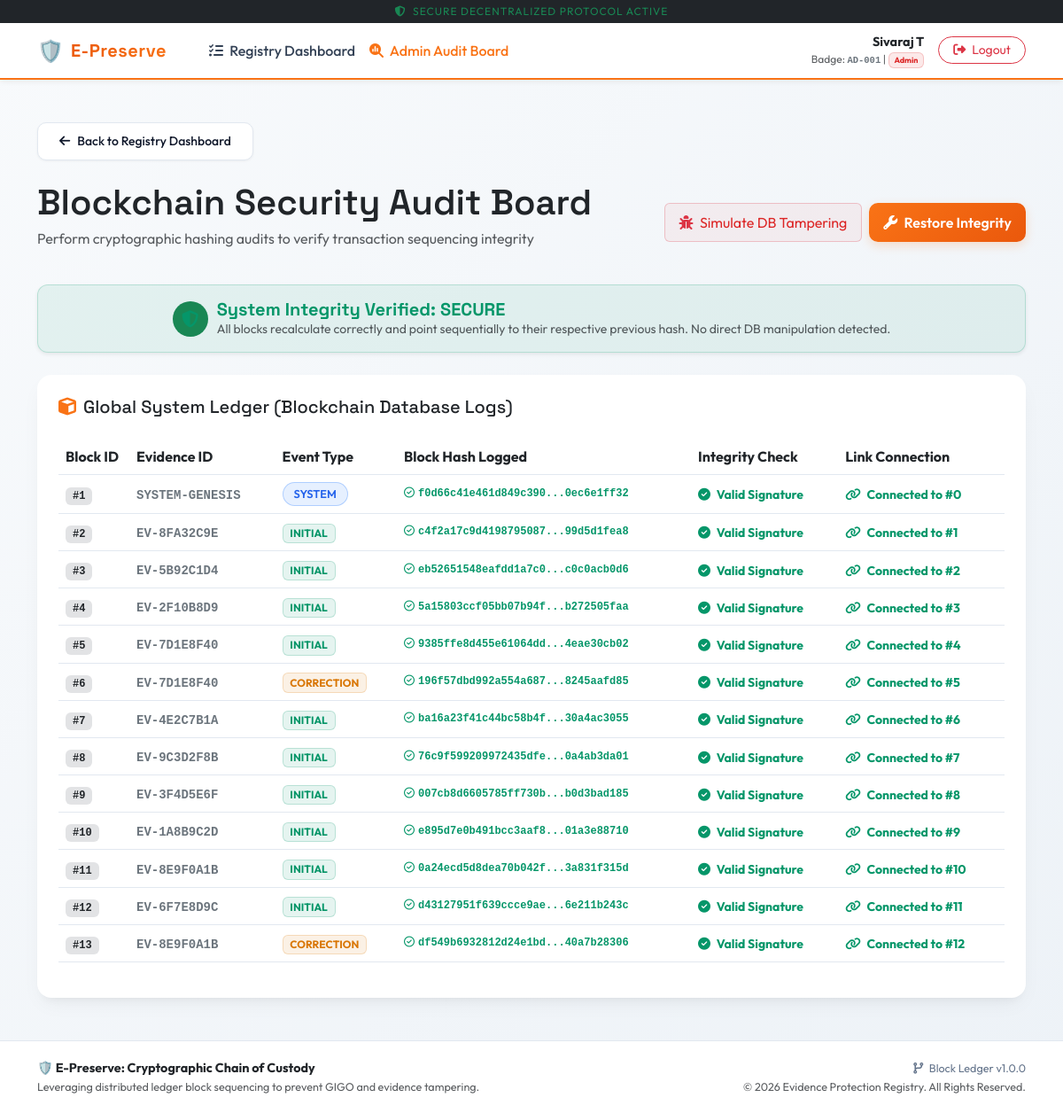
The page /admin/audit (signed in) on the database its author committed.
### app.py (models this page shows, shortened)
class User(UserMixin, db.Model):
    id = db.Column(db.Integer, primary_key=True)
    username = db.Column(db.String(50), unique=True, nullable=False)
    password_hash = db.Column(db.String(255), nullable=False)
    role = db.Column(db.String(30), nullable=False)
    fullname = db.Column(db.String(100), nullable=False)
    badge_number = db.Column(db.String(30), nullable=False)

class EvidenceBlock(db.Model):
    id = db.Column(db.Integer, primary_key=True)
    evidence_id = db.Column(db.String(50), nullable=False)
    block_type = db.Column(db.String(30), nullable=False)   # INITIAL, CORRECTION
    item_description = db.Column(db.Text, nullable=False)
    count = db.Column(db.Integer, nullable=False)
    size = db.Column(db.String(50), nullable=False)
    district = db.Column(db.String(100), nullable=True)     # Tamil Nadu district
    timestamp = db.Column(db.DateTime, default=datetime.datetime.utcnow, nullable=False)
    officer_details = db.Column(db.String(150), nullable=False)
    court_order_number = db.Column(db.String(100), nullable=True)
    correction_notes = db.Column(db.Text, nullable=True)
    evidence_file = db.Column(db.String(255), nullable=True)
    evidence_file_type = db.Column(db.String(50), nullable=True)
    previous_hash = db.Column(db.String(64), nullable=False)
    hash = db.Column(db.String(64), nullable=False)
    def calculate_block_hash(self):
        ts_str = self.timestamp.strftime('%Y-%m-%d %H:%M:%S')
        data_string = (
            f"{self.evidence_id}|"
            f"{self.block_type}|"
            f"{self.item_description}|"
            f"{self.count}|"
            f"{self.size}|"
            f"{self.district or ''}|"
            f"{ts_str}|"
            f"{self.officer_details}|"
            f"{self.court_order_number or ''}|"
            f"{self.correction_notes or ''}|"
            f"{self.evidence_file or ''}|"
            f"{self.evidence_file_type or ''}|"
            f"{self.previous_hash}"
        )
        return hashlib.sha256(data_string.encode('utf-8')).hexdigest()

### app.py (the view)
@app.route('/admin/audit')
@login_required
def admin_audit():
    if current_user.role != 'Admin':
        flash('Unauthorized access to administrative audit board.', 'danger')
        return redirect(url_for('dashboard'))
    integrity_status = verify_blockchain_integrity()
    return render_template('audit.html', status=integrity_status)

### app.py (called while the page is built)
@login_manager.user_loader
def load_user(user_id):
    return User.query.get(int(user_id))

### templates/audit.html (shortened to what this page needs)
{% extends "base.html" %}
{% block content %}
<div class="row">
    <div class="col-12">
        <a href="{{ url_for('dashboard') }}" class="btn btn-sm btn-secondary-custom mb-4">
            <i class="fa-solid fa-arrow-left me-2"></i>Back to Registry Dashboard
        </a>
        <div class="d-flex flex-wrap align-items-center justify-content-between g-2 mb-4">
            <div>
                <h1 class="text-dark fw-extrabold mb-1">Blockchain Security Audit Board</h1>
                <p class="text-muted">Perform cryptographic hashing audits to verify transaction sequencing integrity</p>
            </div>
            <div class="d-inline-flex gap-2">
                <button id="tamper-btn" class="btn btn-outline-danger px-3 border-danger border-opacity-25" style="background: rgba(220,38,38,0.05); color: var(--danger-color) !important;">
                    <i class="fa-solid fa-bug me-1 text-danger"></i> Simulate DB Tampering
                </button>
                <button id="restore-btn" class="btn btn-primary-custom px-3">
                    <i class="fa-solid fa-wrench me-1"></i> Restore Integrity
                </button>
            </div>
        </div>
        {% if status.is_secure %}
            <div class="secure-banner shadow-sm">
                <div class="d-inline-flex align-items-center justify-content-center bg-success bg-opacity-20 text-success border border-success border-opacity-25 rounded-circle" style="width: 40px; height: 40px; font-size: 1.2rem; color: var(--success-color) !important;">
                    <i class="fa-solid fa-shield-halved"></i>
                </div>
                <div class="text-start">
                    <h5 class="text-success fw-bold mb-0" style="color: var(--success-color) !important;">System Integrity Verified: SECURE</h5>
                    <p class="text-muted mb-0 small">All blocks recalculate correctly and point sequentially to their respective previous hash. No direct DB manipulation detected.</p>
                </div>
            </div>
        {% endif %}
        <div class="card glass-panel border-0 p-4 bg-white">
            <h3 class="h5 text-dark mb-4"><i class="fa-solid fa-cube text-primary me-2" style="color: var(--primary-color) !important;"></i>Global System Ledger (Blockchain Database Logs)</h3>
            <div class="table-responsive">
                <table class="table table-hover align-middle border-0" style="--bs-table-bg: transparent; --bs-table-hover-bg: rgba(249, 115, 22, 0.02);">
                    <thead>
                        <tr class="text-muted border-bottom" style="border-color: var(--card-border) !important;">
                            <th style="width: 80px;">Block ID</th>
                            <th>Evidence ID</th>
                            <th>Event Type</th>
                            <th>Block Hash Logged</th>
                            <th>Integrity Check</th>
                            <th>Link Connection</th>
                        </tr>
                    </thead>
                    <tbody>
                        {% for block in status.log %}
                            <tr class="border-bottom {% if not block.block_valid %}table-danger table-opacity-10{% endif %}" style="border-color: var(--card-border) !important;">
                                <td>
                                    <span class="badge bg-secondary-subtle text-dark font-monospace fw-bold px-2 py-1">#{{ block.id }}</span>
                                </td>
                                <td>
                                    <code class="text-secondary font-monospace fw-bold">{{ block.evidence_id }}</code>
                                </td>
                                <td>
                                    {% if block.block_type == 'INITIAL' %}
                                        <span class="badge badge-initial">INITIAL</span>
                                    {% elif block.block_type == 'CORRECTION' %}
                                        <span class="badge badge-correction">CORRECTION</span>
                                    {% elif block.block_type == 'SYSTEM' %}
                                        <span class="badge bg-primary bg-opacity-10 text-primary border border-primary border-opacity-25 badge-custom" style="color: var(--info-color) !important;">SYSTEM</span>
                                    {% else %}
                                        <span class="badge badge-custody">{{ block.block_type }}</span>
                                    {% endif %}
                                </td>
                                <td>
                                    <div class="font-monospace text-muted small" style="font-size: 0.75rem;">
                                        {% if block.hash_valid %}
                                            <span class="text-success fw-bold" style="color: var(--success-color) !important;"><i class="fa-regular fa-circle-check me-1"></i>{{ block.db_hash[:20] }}...{{ block.db_hash[-10:] }}</span>
                                        {% endif %}
                                    </div>
                                </td>
                                <td>
                                    {% if block.hash_valid %}
                                        <span class="text-success small fw-bold" style="color: var(--success-color) !important;"><i class="fa-solid fa-check-circle me-1"></i> Valid Signature</span>
                                    {% else %}
                                        <span class="text-danger small fw-bold" style="color: var(--danger-color) !important;"><i class="fa-solid fa-times-circle me-1"></i> Tampered Data!</span>
                                    {% endif %}
                                </td>
                                <td>
                                    {% if block.link_valid %}
                                        <span class="text-success small fw-bold" style="color: var(--success-color) !important;"><i class="fa-solid fa-link me-1"></i> Connected to #{{ block.id - 1 }}</span>
                                    {% endif %}
                                </td>
                            </tr>
                        {% endfor %}
                    </tbody>
                </table>
            </div>
        </div>
    </div>
</div>
{% endblock %}

### templates/base.html (shortened to what this page needs)
<!DOCTYPE html>
<html lang="en">
<head>
    <link href="https://cdn.jsdelivr.net/npm/bootstrap@5.3.0/dist/css/bootstrap.min.css" rel="stylesheet">
    <link href="https://cdnjs.cloudflare.com/ajax/libs/font-awesome/6.4.0/css/all.min.css" rel="stylesheet">
    <link href="{{ url_for('static', filename='css/style.css') }}" rel="stylesheet">
</head>
<body>
    <div class="bg-dark text-center py-1 text-muted small" style="font-size: 0.75rem; letter-spacing: 1px;">
        <span class="text-success"><i class="fa-solid fa-shield-halved me-1"></i> SECURE DECENTRALIZED PROTOCOL ACTIVE</span>
    </div>
    <nav class="navbar navbar-expand-lg custom-nav sticky-top navbar-light">
        <div class="container">
            <a class="navbar-brand d-flex align-items-center" href="{{ url_for('index') }}">
                <span class="fs-4 me-2">🛡️</span>
                <span style="font-family: 'Space Grotesk', sans-serif; font-weight: 700; letter-spacing: 0.5px; background: linear-gradient(135deg, #ea580c 0%, #f97316 100%); -webkit-background-clip: text; -webkit-text-fill-color: transparent;">
                    E-Preserve
                </span>
            </a>
            <div class="collapse navbar-collapse" id="navbarNav">
                <ul class="navbar-nav me-auto mb-2 mb-lg-0 ms-lg-4">
                    {% if current_user.is_authenticated %}
                        <li class="nav-item">
                            <a class="nav-link {% if request.path == url_for('dashboard') %}active{% endif %}" href="{{ url_for('dashboard') }}">
                                <i class="fa-solid fa-list-check me-1"></i> Registry Dashboard
                            </a>
                        </li>
                        {% if current_user.role == 'Admin' %}
                            <li class="nav-item">
                                <a class="nav-link {% if request.path == url_for('admin_audit') %}active{% endif %}" href="{{ url_for('admin_audit') }}">
                                    <i class="fa-solid fa-magnifying-glass-chart me-1"></i> Admin Audit Board
                                </a>
                            </li>
                        {% endif %}
                    {% endif %}
                </ul>
                <div class="d-flex align-items-center">
                    {% if current_user.is_authenticated %}
                        <div class="me-3 d-none d-md-flex flex-column align-items-end">
                            <span class="text-dark fw-bold" style="font-size: 0.9rem;">
                                {{ current_user.fullname }}
                            </span>
                            <span class="text-muted" style="font-size: 0.75rem;">
                                Badge: <code class="text-secondary fw-bold">{{ current_user.badge_number }}</code> |
                                <span class="badge {% if current_user.role == 'Admin' %}badge-admin{% elif current_user.role == 'Forensic Staff' %}badge-correction{% elif current_user.role == 'Evidence Room Officer' %}badge-custody{% else %}badge-initial{% endif %}">
                                    {{ current_user.role }}
                                </span>
                            </span>
                        </div>
                        <a href="{{ url_for('logout') }}" class="btn btn-outline-danger btn-sm rounded-pill px-3">
                            <i class="fa-solid fa-right-from-bracket me-1"></i> Logout
                        </a>
                    {% else %}
                        <span class="text-muted small"><i class="fa-solid fa-lock me-1"></i> Public Access Session</span>
                    {% endif %}
                </div>
            </div>
        </div>
    </nav>
    <div class="container my-5">
        {% block content %}{% endblock %}
    </div>
    <footer class="text-center text-md-start">
        <div class="container">
            <div class="row align-items-center">
                <div class="col-md-6 text-center text-md-start">
                    <span class="fw-bold text-dark">🛡️ E-Preserve: Cryptographic Chain of Custody</span>
                    <p class="mb-0 small text-muted">Leveraging distributed ledger block sequencing to prevent GIGO and evidence tampering.</p>
                </div>
                <div class="col-md-6 text-center text-md-end mt-3 mt-md-0">
                    <span class="small"><i class="fa-solid fa-code-branch me-1"></i> Block Ledger v1.0.0</span>
                    <p class="mb-0 small text-muted">&copy; 2026 Evidence Protection Registry. All Rights Reserved.</p>
                </div>
            </div>
        </div>
    </footer>
</body>
</html>

### static/css/style.css (style rules this page uses)
:root { --bg-gradient: linear-gradient(135deg, #f8fafc 0%, #edf2f7 100%); --card-bg: #ffffff; --card-border: #e2e8f0; --glass-glow: rgba(249, 115, 22, 0.1); --primary-color: #f97316; --primary-hover: #ea580c; --secondary-color: #c2410c; --success-color: #059669; --warning-color: #d97706; --danger-color: #dc2626; --info-color: #2563eb; --text-primary: #0f172a; --text-secondary: #334155; --text-muted: #64748b; }
body { background: var(--bg-gradient); color: var(--text-secondary); font-family: 'Outfit', sans-serif; min-height: 100vh; display: flex; flex-direction: column; overflow-x: hidden; }
h1, h2, h3, h4, h5, h6 { font-family: 'Space Grotesk', sans-serif; font-weight: 600; color: var(--text-primary); }
.glass-panel { background: var(--card-bg); border: 1px solid var(--card-border); border-radius: 16px; box-shadow: 0 10px 25px -5px rgba(0, 0, 0, 0.05), 0 8px 10px -6px rgba(0, 0, 0, 0.05); transition: all 0.3s cubic-bezier(0.4, 0, 0.2, 1); }
.custom-nav { background: #ffffff !important; border-bottom: 2px solid var(--primary-color); box-shadow: 0 4px 6px -1px rgba(0, 0, 0, 0.05); }
.custom-nav .nav-link { color: var(--text-secondary) !important; font-weight: 500; transition: color 0.2s ease; }
.custom-nav .nav-link:hover, .custom-nav .nav-link.active { color: var(--primary-color) !important; }
.btn-primary-custom { background: linear-gradient(135deg, var(--primary-color) 0%, var(--primary-hover) 100%); border: none; color: white !important; font-weight: 600; padding: 10px 24px; border-radius: 10px; box-shadow: 0 4px 12px rgba(249, 115, 22, 0.2); transition: all 0.2s ease; }
.btn-secondary-custom { background: #ffffff; border: 1px solid var(--card-border); color: var(--text-primary); font-weight: 500; padding: 10px 24px; border-radius: 10px; transition: all 0.2s ease; box-shadow: 0 1px 3px rgba(0, 0, 0, 0.05); }
.badge-custom { font-weight: 600; font-size: 0.8rem; padding: 6px 12px; border-radius: 20px; border: 1px solid transparent; }
.badge-initial { background: rgba(5, 150, 105, 0.1); color: var(--success-color); border: 1px solid rgba(5, 150, 105, 0.2); }
.badge-correction { background: rgba(217, 119, 6, 0.1); color: var(--warning-color); border: 1px solid rgba(217, 119, 6, 0.2); }
.badge-admin { background: rgba(220, 38, 38, 0.1); color: var(--danger-color); border: 1px solid rgba(220, 38, 38, 0.2); }
.secure-banner { display: flex; align-items: center; justify-content: center; gap: 10px; background: rgba(5, 150, 105, 0.08); border: 1px solid rgba(5, 150, 105, 0.2); border-radius: 12px; padding: 15px; margin-bottom: 25px; }
footer { margin-top: auto; border-top: 1px solid var(--card-border); background: #ffffff; padding: 20px 0; color: var(--text-muted); font-size: 0.9rem; }

### rows shown on the page
User: fullname "Sivaraj T", badge_number "AD-001", role "Admin"
EvidenceBlock: id "1", evidence_id "SYSTEM-GENESIS", block_type "SYSTEM", hash "f0d66c41e461d849c390", hash "0ec6e1ff32", id "0"
EvidenceBlock: evidence_id "EV-8FA32C9E", hash "c4f2a17c9d4198795087", hash "99d5d1fea8"
EvidenceBlock: evidence_id "EV-5B92C1D4", hash "eb52651548eafdd1a7c0", hash "c0c0acb0d6"
EvidenceBlock: evidence_id "EV-2F10B8D9", hash "5a15803ccf05bb07b94f", hash "b272505faa"
EvidenceBlock: evidence_id "EV-7D1E8F40", hash "9385ffe8d455e61064dd", hash "4eae30cb02"
EvidenceBlock: evidence_id "EV-7D1E8F40", hash "196f57dbd992a554a687", hash "8245aafd85"
EvidenceBlock: evidence_id "EV-4E2C7B1A", hash "ba16a23f41c44bc58b4f", hash "30a4ac3055"
EvidenceBlock: evidence_id "EV-9C3D2F8B", hash "76c9f599209972435dfe", hash "0a4ab3da01"
EvidenceBlock: evidence_id "EV-3F4D5E6F", hash "007cb8d6605785ff730b", hash "b0d3bad185"
EvidenceBlock: evidence_id "EV-1A8B9C2D", hash "e895d7e0b491bcc3aaf8", hash "01a3e88710"
EvidenceBlock: evidence_id "EV-8E9F0A1B", hash "0a24ecd5d8dea70b042f", hash "3a831f315d"
EvidenceBlock: evidence_id "EV-6F7E8D9C", hash "d43127951f639ccce9ae", hash "6e211b243c"
EvidenceBlock: evidence_id "EV-8E9F0A1B", hash "df549b6932812d24e1bd", hash "40a7b28306"

### other values the page prints
{{ block.id }} "2" "3" "4" "5" "6" "7" "8" "9" "10" "11" "12" "13"
{{ block.id - 1 }} "1" "2" "3" "4" "5" "6" "7" "8" "9" "10" "11" "12"
